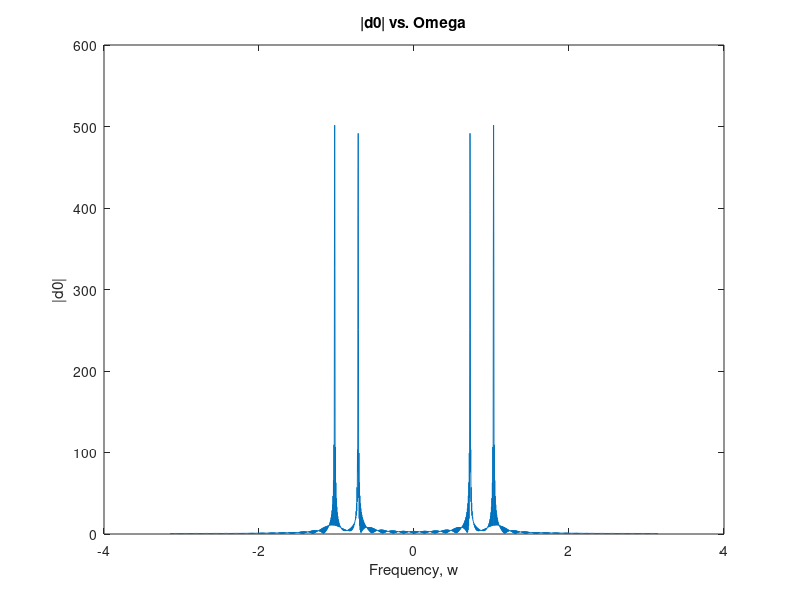
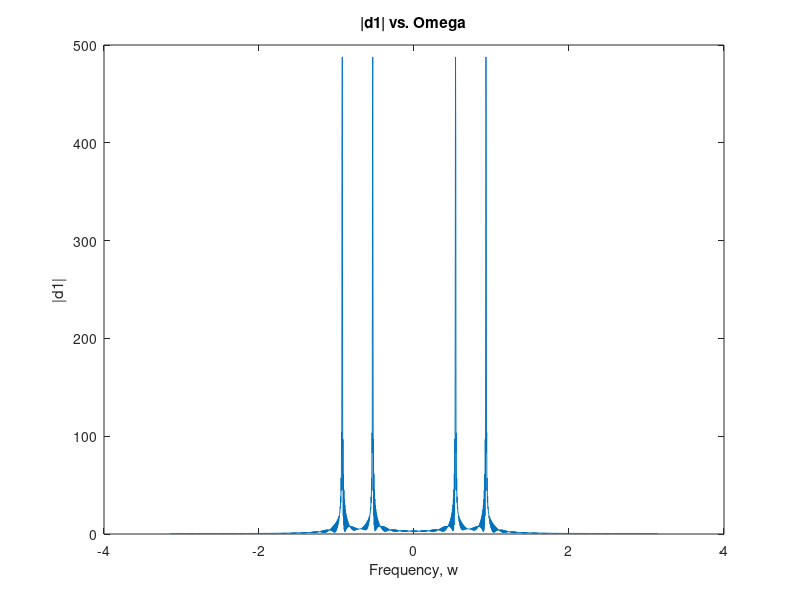
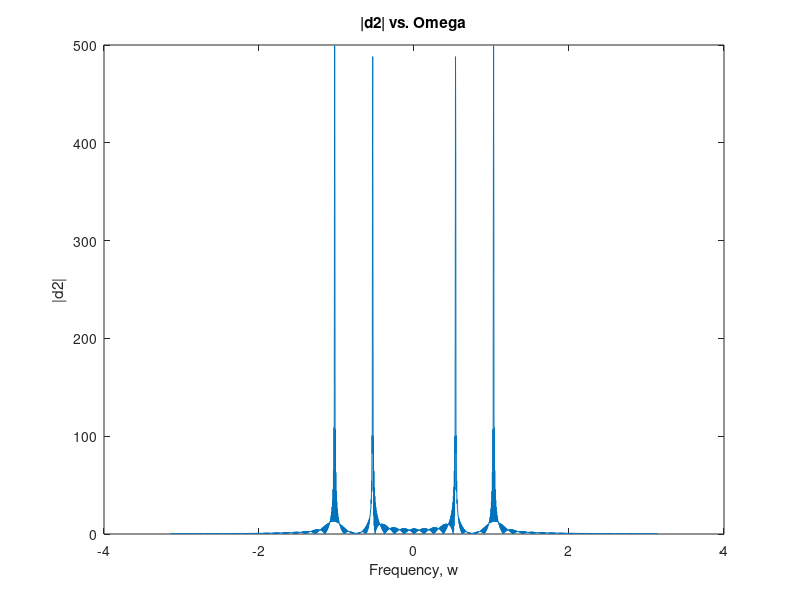
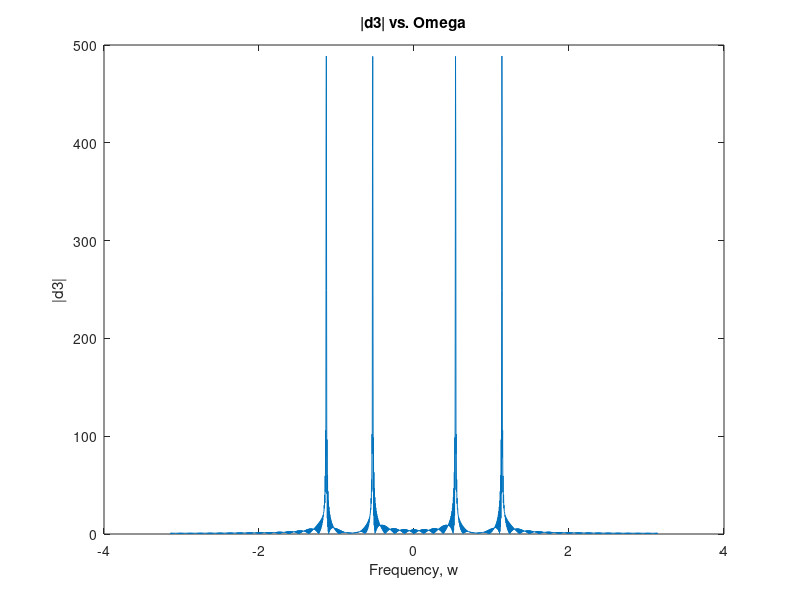

MATLAB code to generate these figures, in order:
% Christian Gallai (260218797)
% ECSE 304 - Matlab Assignment 1
% 
%--------------------------------------------------------------------------
% This program graphs the DTFT for d0 to d9, dislaying all 10 graphs once
% the program is run.

% Create N vectors [0:999]
N = 0:999;

% create for all 9 digits
d0 = sin(0.7217.*N)+ sin(1.0247.*N);
d1 = sin(0.5346.*N)+ sin(0.9273.*N);
d2 = sin(0.5346.*N)+ sin(1.0247.*N);
d3 = sin(0.5346.*N)+ sin(1.1328.*N);
d4 = sin(0.5906.*N)+ sin(0.9273.*N);
d5 = sin(0.5906.*N)+ sin(1.0247.*N);
d6 = sin(0.5906.*N)+ sin(1.1328.*N);
d7 = sin(0.6535.*N)+ sin(0.9273.*N);
d8 = sin(0.6535.*N)+ sin(1.0247.*N);
d9 = sin(0.6535.*N)+ sin(1.1328.*N);

% Create vector of segmented signals
d = [d0 d1 d2 d3 d4 d5 d6 d7 d8 d9];

% FFT parameters
Nf=2048;
k = 1:Nf;
omega = (2*pi/Nf).*k;
omega_f = linspace(-pi, pi, Nf);
     
% Plot all graphs for segments in for loop
for i=0:9
    % Perform fftshift
    Nindex = ((i+1)*1000-999):((i+1)*1000);
    N_fftshift = fftshift(fft(d(Nindex),Nf));

    % Plot    
    figure, plot(omega_f,abs(N_fftshift));
    
    % Labels
    str1 = num2str(i);
    label1 = ['|d' str1 '| vs. Omega'];
    label2 = ['|d' str1 '|'];
    title(label1);
    xlabel('Frequency, w');
    ylabel(label2);
end